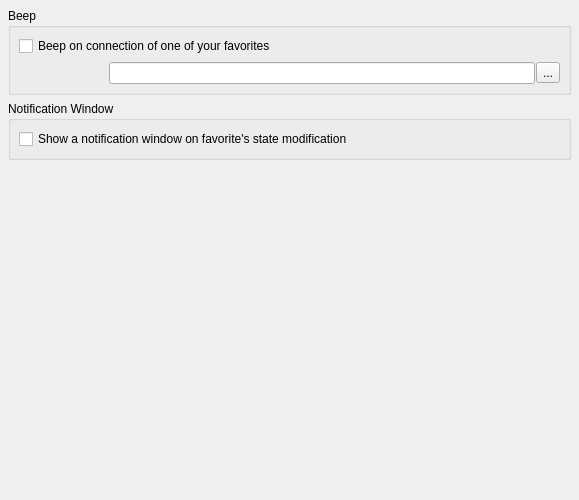
<ui version="4.0" >
 <author></author>
 <comment></comment>
 <exportmacro></exportmacro>
 <class>RzxNotifierPropUI</class>
 <widget class="QWidget" name="RzxNotifierPropUI" >
  <property name="geometry" >
   <rect>
    <x>0</x>
    <y>0</y>
    <width>579</width>
    <height>500</height>
   </rect>
  </property>
  <property name="windowTitle" >
   <string>Form</string>
  </property>
  <layout class="QGridLayout" >
   <property name="margin" >
    <number>8</number>
   </property>
   <property name="spacing" >
    <number>6</number>
   </property>
   <item row="2" column="0" >
    <spacer>
     <property name="orientation" >
      <enum>Qt::Vertical</enum>
     </property>
     <property name="sizeHint" >
      <size>
       <width>20</width>
       <height>251</height>
      </size>
     </property>
    </spacer>
   </item>
   <item row="1" column="0" >
    <widget class="QGroupBox" name="groupBox" >
     <property name="title" >
      <string>Notification Window</string>
     </property>
     <layout class="QGridLayout" >
      <property name="margin" >
       <number>8</number>
      </property>
      <property name="spacing" >
       <number>6</number>
      </property>
      <item row="0" column="0" >
       <widget class="QCheckBox" name="cbWarnFavorite" >
        <property name="whatsThis" >
         <string>&lt;h3>Notification&lt;/h3>&lt;p>Check it if you want a small nofitication windows to be displayed when a favorite connects, disconnects, or change is away-state&lt;/p></string>
        </property>
        <property name="text" >
         <string>Show a notification window on favorite's state modification</string>
        </property>
       </widget>
      </item>
     </layout>
    </widget>
   </item>
   <item row="0" column="0" >
    <widget class="QGroupBox" name="groupBox_2" >
     <property name="title" >
      <string>Beep</string>
     </property>
     <layout class="QGridLayout" >
      <property name="margin" >
       <number>8</number>
      </property>
      <property name="spacing" >
       <number>6</number>
      </property>
      <item row="0" column="0" >
       <widget class="QCheckBox" name="chkBeepFavorites" >
        <property name="whatsThis" >
         <string>&lt;h3>Beep on connection&lt;/h3>&lt;p>Check this if you want qRezix to play a sound when a favorite get connected&lt;/p></string>
        </property>
        <property name="text" >
         <string>Beep on connection of one of your favorites</string>
        </property>
       </widget>
      </item>
      <item row="1" column="0" >
       <layout class="QHBoxLayout" >
        <property name="margin" >
         <number>0</number>
        </property>
        <property name="spacing" >
         <number>1</number>
        </property>
        <item>
         <spacer>
          <property name="orientation" >
           <enum>Qt::Horizontal</enum>
          </property>
          <property name="sizeType" >
           <enum>QSizePolicy::Preferred</enum>
          </property>
          <property name="sizeHint" >
           <size>
            <width>90</width>
            <height>10</height>
           </size>
          </property>
         </spacer>
        </item>
        <item>
         <widget class="QLineEdit" name="txtBeepFavorites" >
          <property name="whatsThis" >
           <string>&lt;h3>Beep on connection&lt;/h3>&lt;p>Select the sound to play when a favorite get connected&lt;/p></string>
          </property>
         </widget>
        </item>
        <item>
         <widget class="QToolButton" name="btnBeepBrowse" >
          <property name="text" >
           <string>...</string>
          </property>
          <property name="autoRaise" >
           <bool>false</bool>
          </property>
         </widget>
        </item>
       </layout>
      </item>
     </layout>
    </widget>
   </item>
  </layout>
 </widget>
 <pixmapfunction></pixmapfunction>
 <tabstops>
  <tabstop>chkBeepFavorites</tabstop>
  <tabstop>txtBeepFavorites</tabstop>
  <tabstop>btnBeepBrowse</tabstop>
  <tabstop>cbWarnFavorite</tabstop>
 </tabstops>
 <resources/>
 <connections>
  <connection>
   <sender>chkBeepFavorites</sender>
   <signal>toggled(bool)</signal>
   <receiver>txtBeepFavorites</receiver>
   <slot>setEnabled(bool)</slot>
   <hints>
    <hint type="sourcelabel" >
     <x>159</x>
     <y>56</y>
    </hint>
    <hint type="destinationlabel" >
     <x>250</x>
     <y>84</y>
    </hint>
   </hints>
  </connection>
  <connection>
   <sender>chkBeepFavorites</sender>
   <signal>toggled(bool)</signal>
   <receiver>btnBeepBrowse</receiver>
   <slot>setEnabled(bool)</slot>
   <hints>
    <hint type="sourcelabel" >
     <x>496</x>
     <y>55</y>
    </hint>
    <hint type="destinationlabel" >
     <x>546</x>
     <y>84</y>
    </hint>
   </hints>
  </connection>
 </connections>
</ui>
